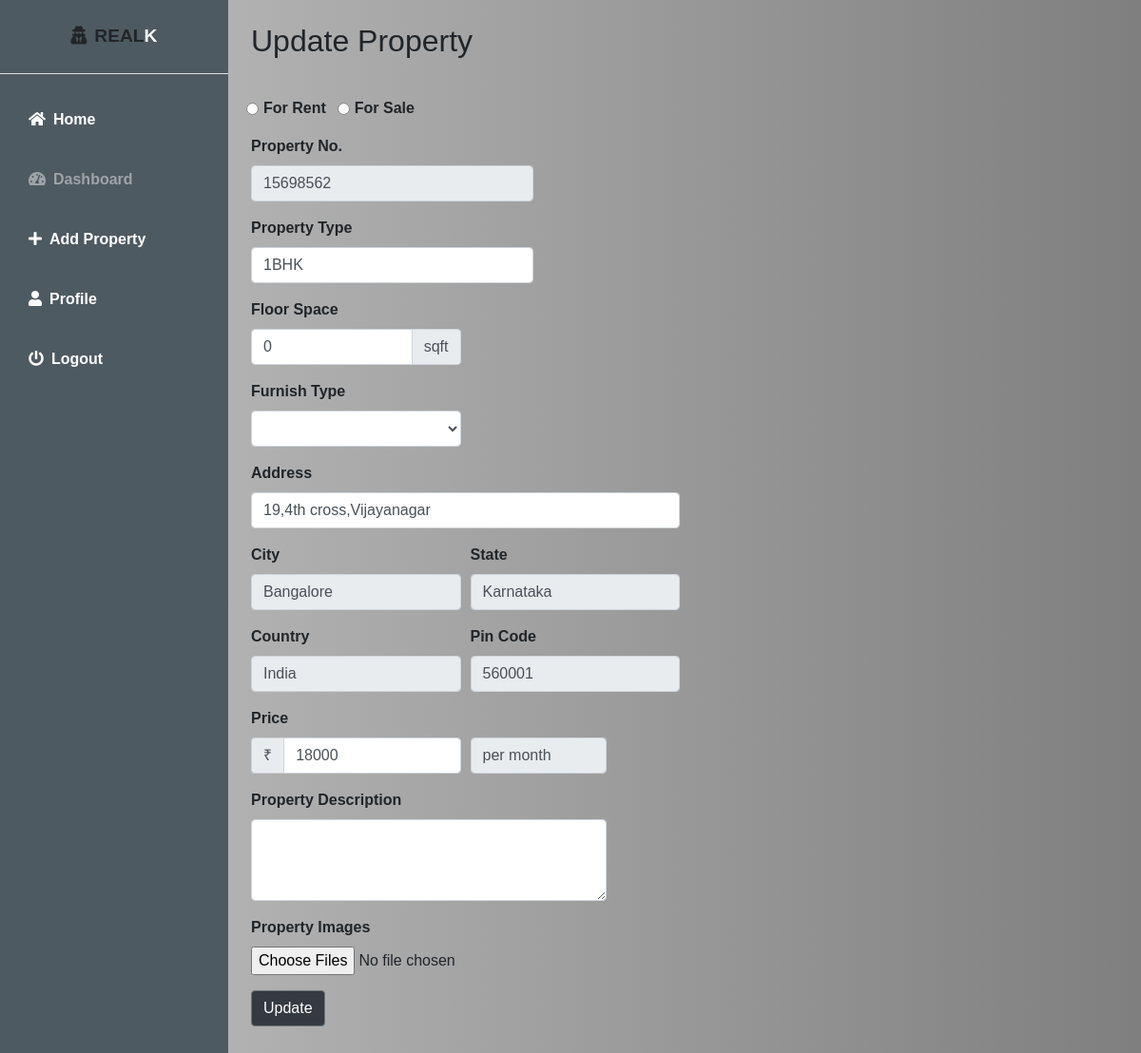
Screenshot of /update.php?id=15698562 (signed in) with the database file from the repository.
### tables this page shows
CREATE TABLE `owns` (
  `userid` varchar(20) NOT NULL,
  `propid` int(11) NOT NULL,
  `dtype` varchar(20) NOT NULL
);

CREATE TABLE `property` (
  `propid` int(11) NOT NULL,
  `proptype` varchar(20) NOT NULL,
  `paddress` varchar(50) NOT NULL,
  `pcity` varchar(20) NOT NULL,
  `pstate` varchar(20) NOT NULL,
  `pcountry` varchar(20) NOT NULL,
  `ppin` int(11) NOT NULL,
  `price` int(11) NOT NULL,
  `propdesc` varchar(255) NOT NULL,
  `furnish` varchar(50) DEFAULT NULL,
  `floorspace` int(11) DEFAULT NULL
);

### update.php (the view, shortened to what this page needs)
<?php
include 'config.php';
if(isset($_GET['id'])){
    $id = $_GET['id'];
    $sql="select * from property inner join owns where property.propid=owns.propid and property.propid='$id'";
    $result=mysqli_query($conn,$sql);
    if (mysqli_num_rows($result) > 0) {
        $fetch = mysqli_fetch_assoc($result);
    }
}
?>
<html lang="en">
<head>
    <link rel="stylesheet" href="https://cdn.jsdelivr.net/npm/bootstrap@4.0.0/dist/css/bootstrap.min.css">
    <link rel="stylesheet" href="https://cdnjs.cloudflare.com/ajax/libs/font-awesome/5.15.3/css/all.min.css" />
    <link rel="stylesheet" href="CSS folder/boot.css">
</head>
<body>
    <div class="d-flex" id="wrapper">
        <div class="secondary-bg" id="sidebar-wrapper">
            <div class="sidebar-heading text-center py-4 fs-4 font-weight-bold text-uppercase border-bottom"><i class="fas fa-user-secret mr-2"></i>REAl<span style="color: white;">K</span></div>
            <div class="list-group list-group-flush my-3">
                <a href="home.php" class="list-group-item list-group-item-action bg-transparent second-text font-weight-bold"><i class="fas fa-home mr-2"></i>Home</a>
                <a href="dashboard.php" class="list-group-item list-group-item-action bg-transparent second-text font-weight-bold active"><i class="fas fa-tachometer-alt mr-2"></i>Dashboard</a>
                <a href="addprop.php" class="list-group-item list-group-item-action bg-transparent second-text font-weight-bold"><i class="fas fa-plus mr-2"></i>Add Property</a>
                <a href="profile.php" class="list-group-item list-group-item-action bg-transparent second-text font-weight-bold"><i class="fas fa-user mr-2"></i>Profile</a>
                <a href="logout.php" class="list-group-item list-group-item-action bg-transparent second-text font-weight-bold"><i class="fas fa-power-off mr-2"></i>Logout</a>
            </div>
        </div>
        <div id="page-content-wrapper">
            <nav class="navbar navbar-expand-lg navbar-light bg-transparent py-4 px-4">
                <div class="d-flex align-items-center">
                    <h2 class="m-0">Update Property</h2>
                </div>
            </nav>
            <div class="container-fluid bg-transparent rounded py-3 px-4">
                <form action="" method="POST" enctype="multipart/form-data">
                    <div class="form-row mb-3 font-weight-bold">
                        <div class="form-check form-check-inline">
                            <input class="form-check-input" type="radio" name="dtype" id="inlineRadio1" value="Rent" onclick="text('Rent');">
                            <label class="form-check-label" for="inlineRadio1">For Rent</label>
                        </div>
                        <div class="form-check form-check-inline">
                            <input class="form-check-input" type="radio" name="dtype" id="inlineRadio2" value="Sale" onclick="text('Sale');">
                            <label class="form-check-label" for="inlineRadio2">For Sale</label>
                        </div>
                    </div>
                    <div class="form-row">
                        <div class="form-group col-md-4 font-weight-bold">
                            <label for="inputAddress">Property No.</label>
                            <input type="text" class="form-control" placeholder="" name="propid" value="<?php echo $fetch['propid'];?>" readonly>
                        </div>
                    </div>
                    <div class="form-row">
                        <div class="form-group col-md-4 font-weight-bold">
                            <label for="inputAddress">Property Type</label>
                            <input type="text" class="form-control" placeholder="(Eg:1BHK,2BHK,1RK etc)" name="proptype" value="<?php echo $fetch['proptype'];?>" required>
                        </div>
                    </div>
                    <div class="form-row ">
                        <div class="form-group font-weight-bold col-md-3" id="floor">
                            <label for="basic-url">Floor Space</label>
                            <div class="input-group">
                                <input type="text" class="form-control" aria-label="Dollar amount (with dot and two decimal places)" name="floorspace" value="<?php echo $fetch['floorspace'];?>">
                                <div class="input-group-append">
                                    <span class="input-group-text">sqft</span>
                                </div>
                            </div>
                        </div>
                    </div>
                    <div class="form-row">
                        <div class="form-group col-md-3 font-weight-bold" id="furnis">
                            <label for="furnish">Furnish Type</label>
                            <select class="form-control" id="furnish" name="furnish" >
                                <option></option>
                                <option>Non Furnished</option>
                            </select>
                        </div>
                    </div>
                    <div class="form-row">
                        <div class="form-group col-md-6 font-weight-bold">
                            <label for="inputAddress">Address</label>
                            <input type="text" class="form-control" name="paddress" value="<?php echo $fetch['paddress'];?>" required>
                        </div>
                    </div>
                    <div class="form-row">
                        <div class="form-group col-md-3 font-weight-bold">
                            <label for="inputCity">City</label>
                            <input type="text" class="form-control" name="pcity" value="<?php echo $fetch['pcity'];?>" readonly>
                        </div>
                        <div class="form-group col-md-3 font-weight-bold">
                            <label for="inputState">State</label>
                            <input type="text" class="form-control" name="pstate" value="<?php echo $fetch['pstate'];?>" readonly>
                        </div>
                    </div>
                    <div class="form-row">
                        <div class="form-group col-md-3 font-weight-bold">
                            <label for="inputZip">Country</label>
                            <input type="text" class="form-control" name="pcountry" value="<?php echo $fetch['pcountry'];?>" readonly>
                        </div>
                        <div class="form-group col-md-3 font-weight-bold">
                            <label for="inputZip">Pin Code</label>
                            <input type="text" class="form-control" name="ppincode" value="<?php echo $fetch['ppin'];?>" readonly>
                        </div>
                    </div>
                    <div class="form-row">
                        <div class="form-group col-md-3 font-weight-bold">
                            <label for="inputAddress">Price</label>
                            <div class="input-group">
                                <div class="input-group-prepend">
                                    <span class="input-group-text">₹</span>
                                </div>
                                <input type="text" class="form-control" aria-label="Dollar amount (with dot and two decimal places)" name="pprice" value="<?php echo $fetch['price'];?>">
                            </div>
                        </div>
                        <div class="form-group col-md-2 font-weight-bold" id="price">
                            <input class="form-control mt-4" type="text" value="per month" readonly>
                        </div>
                    </div>
                    <div class="form-row">
                        <div class="form-group col-md-5 font-weight-bold">
                            <label for="exampleFormControlTextarea1">Property Description</label>
                            <textarea class="form-control" name="propdesc" id="exampleFormControlTextarea1" rows="3" required></textarea>
                        </div>
                    </div>
                    <div class="form-row">
                        <div class="form-group col-md-3 font-weight-bold">
                            <label for="exampleFormControlFile1">Property Images</label>
                            <input type="file" name="image[]" class="form-control-file" id="exampleFormControlFile1" multiple required>
                        </div>
                    </div>
                    <button type="submit" class="btn btn-secondary bg-dark" name="updatep">Update</button>
                </form>
            </div>
        </div>
    </div>
</body>
</html>

### CSS folder/boot.css (style rules this page uses)
:root { --main-bg-color: #4e5a61; --main-text-color: #9da4a8; --second-text-color:white; --second-bg-color: #4e5a61; }
* { font-family:'Lucida Sans', 'Lucida Sans Regular', 'Lucida Grande', 'Lucida Sans Unicode', Geneva, Verdana, sans-serif; }
.second-text { color: var(--second-text-color); }
.secondary-bg { background-color: var(--second-bg-color); }
#wrapper { overflow-x: hidden; background-image: linear-gradient( to right, #bebebe, #7f7f7f ); }
#sidebar-wrapper { min-height: 100vh; margin-left: -15rem; -webkit-transition: margin 0.25s ease-out; -moz-transition: margin 0.25s ease-out; -o-transition: margin 0.25s ease-out; transition: margin 0.25s ease-out; }
#sidebar-wrapper .sidebar-heading { padding: 0.875rem 1.25rem; font-size: 1.2rem; }
#sidebar-wrapper .list-group { width: 15rem; }
#page-content-wrapper { min-width: 100vw; }
.list-group-item { border: none; padding: 20px 30px; }
.list-group-item.active { background-color: transparent; color: var(--main-text-color); font-weight: bold; border: none; }
@media (min-width: 768px) { #sidebar-wrapper { margin-left: 0; } }
@media (min-width: 768px) { #page-content-wrapper { min-width: 0; width: 100%; } }
.navbar { font-size: 19px; }

### rows the page displays
owns: propid "15698562", proptype "1BHK", floorspace "0", paddress "19,4th cross,Vijayanagar", pcity "Bangalore", pstate "Karnataka", pcountry "India", ppincode "560001", pprice "18000"
